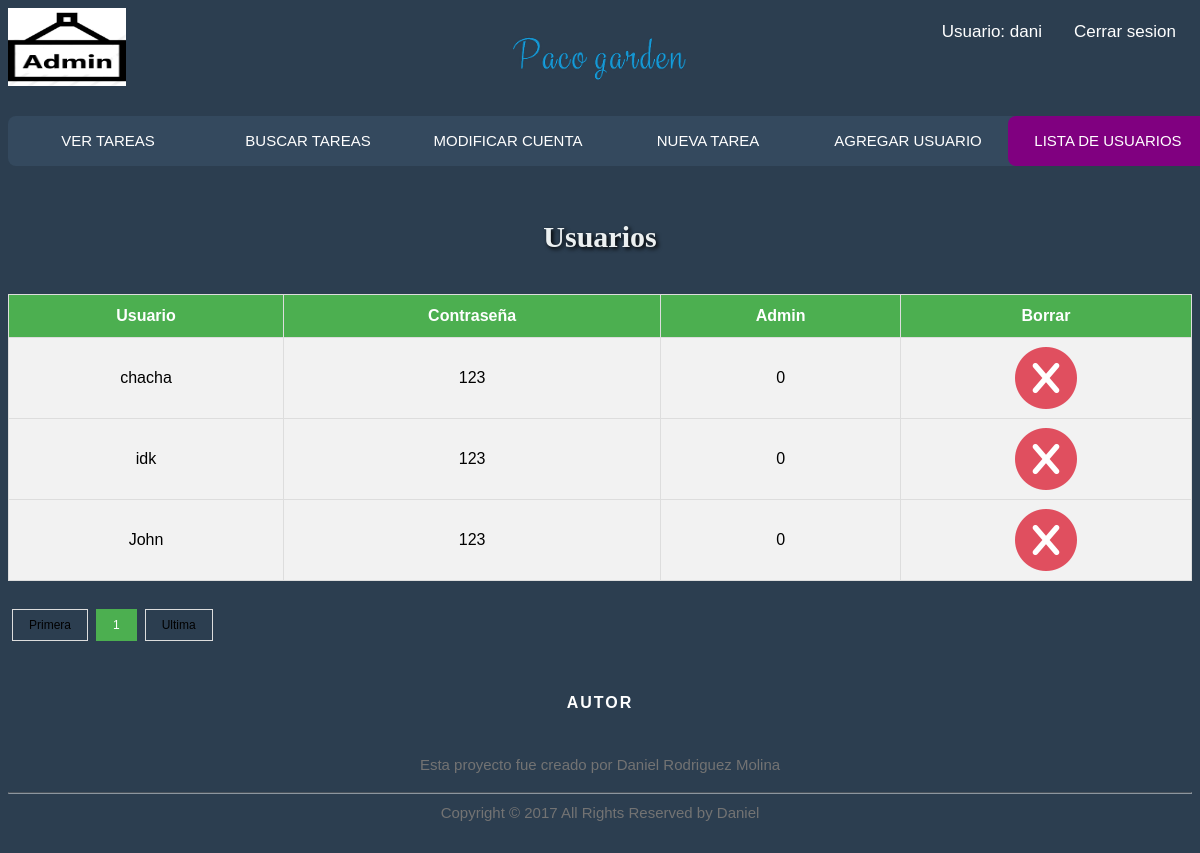
Screenshot of /controlador/controladorListarUsuario.php (signed in) with the database file from the repository.
### tables this page shows
CREATE TABLE `usuario` (
  `nick` varchar(20) NOT NULL,
  `password` varchar(30) DEFAULT NULL,
  `admin` tinyint(1) DEFAULT NULL,
  PRIMARY KEY (`nick`)
);

### helpers/numeracion.php (called while the page is built)
<?php
function numeracion() {
    if (isset($_GET["page"])) {
        $pn = $_GET["page"];
    } else {
        $pn = 1;
    };
    return $pn;
}

### modelo/db_pdo.php (called while the page is built, shortened)
<?php
class DBConnector2 {
    private static $dns = "mysql:host=localhost;dbname=test;charset=utf8";
    private static $user = "root";
    private static $pass = "";
    private static $instance;
    public function __construct ()
    {
       $this->db = new PDO(self::$dns,self::$user,self::$pass);
    }
    public static function getInstance()
    {
        if(!isset(self::$instance))
        {
            self::$instance=new $object;
        }
        return self::$instance;
    }
}

### modelo/consultasUsuario.php (called while the page is built, shortened)
<?php
class login {
    function imprimir($limit, $pn) {
        $cc = DBConnector2::getInstance();
        $start_from = ($pn - 1) * $limit;
        $sql = "SELECT * FROM usuario WHERE admin = 0 LIMIT ? , ?";
        $result = $cc->db->prepare($sql);
        $result->bindParam(1, $start_from, PDO::PARAM_INT);
        $result->bindParam(2, $limit, PDO::PARAM_INT);
        $result->execute() or die(print_r($result->errorInfo()));
        return $result;
    }
}

### vista/listaUsuarios.php (the view, shortened to what this page needs)
<html>
    <head>
        <?php include '../plantilla/headerListarUsuarios.php'; ?>
        <?php include '../helpers/paginacion.php'; ?>
        <link rel="stylesheet" href="../Assets/css/tablaFinal.css">
    </head>
    <body>
        <br>
        <h1>Usuarios</h1>
        <div>
        <table id="customers">
            <thead>
                <tr>
                    <th>Usuario</th>
                    <th>Contraseña</th>
                    <th>Admin</th>
                    <th>Borrar</th>
                </tr>
            </thead>
            <?php
            foreach ($rs as $reg) {
                ?>
                <tr>
                    <td><?php echo $reg["nick"] ?></td>
                    <td><?php echo $reg["password"] ?></td>
                    <td><?php echo $reg["admin"] ?></td>
                    <td><a  href="../controlador/controladorEliminarUsuario.php?nombre=<?= $reg["nick"] ?>"><img src="../Assets/img/del2.png" alt="idk"/></a></td>
                </tr>
                <?php
            }
            ?>
        </table>
        <br><br>
        <div class="pagination">
        </div>
           <?php include '../plantilla/footer.php'; ?>
    </body>
</html>

### Assets/css/menu5.css (style rules this page uses)
body { font-size: 12px; font-family: sans-serif; background: #2c3e50; }
h1 { text-align: center; margin: 40px 0 40px; text-align: center; font-size: 30px; color: #ecf0f1; text-shadow: 2px 2px 4px #000000; font-family: 'Cherry Swash', cursive; }

### Assets/css/tablaFinal.css (style rules this page uses)
.pagination { display: inline-block; }
#customers { font-family: "Trebuchet MS", Arial, Helvetica, sans-serif; border-collapse: collapse; width: 100%; }
#customers td, #customers th { border: 1px solid #ddd; padding: 8px; text-align: center; }
#customers tr:nth-child(even) { background-color: #f2f2f2; }
#customers tr:nth-child(odd) { background-color: #f2f2f2; }
#customers th { padding-top: 12px; padding-bottom: 12px; text-align: left; background-color: #4CAF50; color: white; text-align: center; }

### rows the page displays
usuario: nick "chacha", password "123", admin "0"
usuario: nick "idk", password "123", admin "0"
usuario: nick "John", password "123", admin "0"

### other values shown
$_SESSION["usuario"] "dani"
